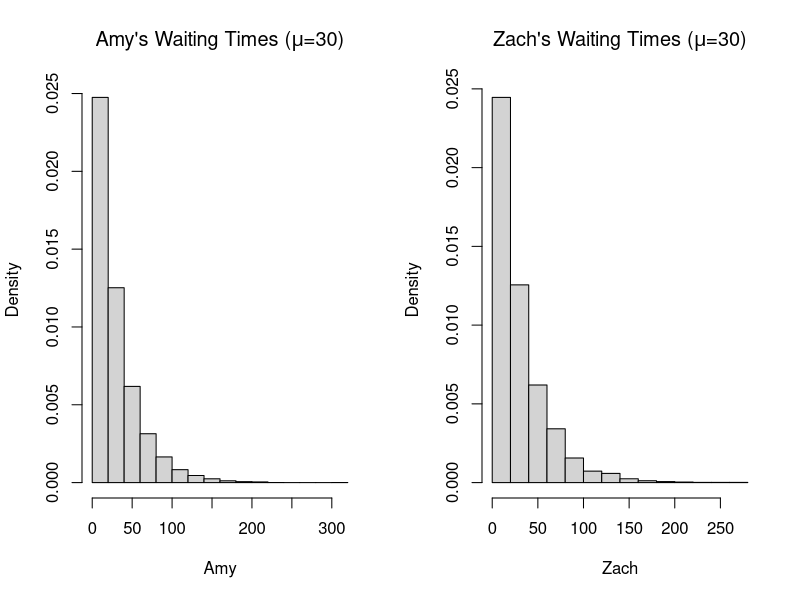

R code for this plot:
##### Memory.R

### The time until the bus arrives is Exp(1/30)
#### Amy arrives at time 0
#### Zach arrives at time 10

##### Simulating Amy's wait (10,000 times) 

Amy <- rexp(10000,1/30)

#### Simulating Zach's wait

Zach <- c()
for (i in 1:10000)
{ bus <- rexp(1,1/30)
  if (bus > 10) Zach <- c(Zach, (bus-10))
  }
	mean(Amy)    # Amy's average wait
	mean(Zach)   # Zasch's average wait
	
par(mfrow=c(1,2))
hist(Amy, main=expression(paste("Amy's Waiting Times (",mu,"=30)")), prob=T)
hist(Zach, main=expression(paste("Zach's Waiting Times (",mu,"=30)")), prob=T)